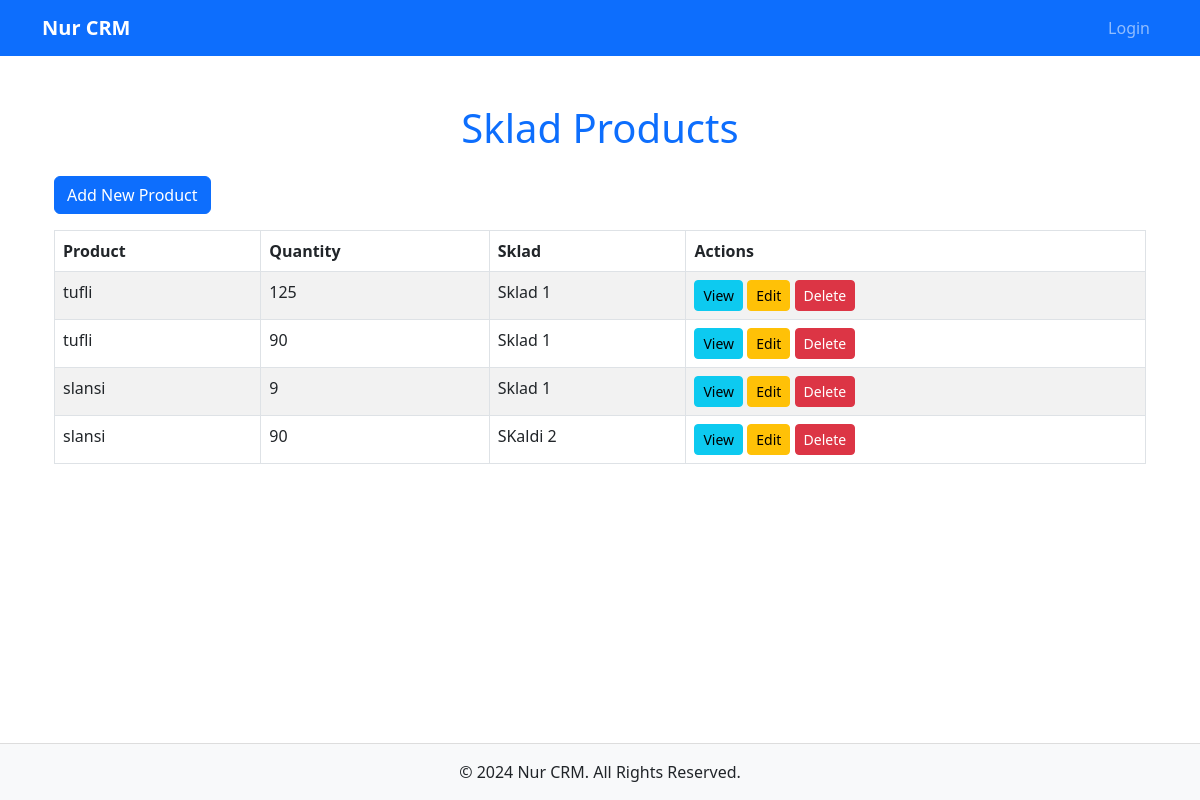
The page /nur/sklad-products/ on the database its author committed.
### Nur/models.py (models this page shows, shortened)
class SkladProduct(models.Model):
    sklad = models.ForeignKey("Nur.Sklad", on_delete=models.CASCADE, related_name="sklad_products")
    product = models.ForeignKey("Nur.Product", on_delete=models.CASCADE, related_name="sklad_products")
    quantity = models.PositiveIntegerField(default=0)
    is_active = models.BooleanField(default=True)

class Product(models.Model):
    user = models.ForeignKey("Nur.CustomUser", on_delete=models.CASCADE)
    category = models.ForeignKey("Nur.Category", on_delete=models.CASCADE, related_name="products")
    title = models.CharField(max_length=50, null=True, blank=True)
    index = models.CharField(max_length=50, unique=True, db_index=True, help_text="Unique identifier for the product")
    colour = models.ForeignKey("Nur.Colour", on_delete=models.CASCADE, related_name="products")
    price = models.DecimalField(max_digits=15, decimal_places=2, help_text="Current product price")
    cost_price = models.DecimalField(max_digits=15, decimal_places=2, help_text="Product cost price")  # Add this field
    up_to = models.DecimalField(max_digits=15, decimal_places=2, validators=[MinValueValidator(0)], help_text="Maximum quantity available")
    sold = models.DecimalField(max_digits=15, decimal_places=2, validators=[MinValueValidator(0)], help_text="Total quantity sold")
    created_at = models.DateTimeField(auto_now_add=True)
    updated_at = models.DateTimeField(auto_now=True)
    is_active = models.BooleanField(default=True)

class Sklad(models.Model):
    name = models.CharField(max_length=50)
    location = models.CharField(max_length=50)
    is_active = models.BooleanField(default=True)

### Nur/views.py (the view)
# urls.py: path('sklad-products/', SkladProductListView.as_view(), name='sklad-product-list'),
class SkladProductListView(generic.ListView):
    model = SkladProduct
    template_name = 'skladproduct/sklad_product_list.html'
    context_object_name = 'sklad_products'

### templates/skladproduct/sklad_product_list.html (shortened to what this page needs)
{% extends 'main/base.html' %}
{% block content %}
    <div class="container mt-4">
        <h1 class="text-center text-primary mb-4">Sklad Products</h1>
        <a href="{% url 'sklad-product-create' %}" class="btn btn-primary mb-3"> Add New Product</a>
        <div class="table-responsive">
            <table class="table table-bordered table-striped table-hover">
                <thead class="thead-dark">
                    <tr>
                        <th>Product</th>
                        <th>Quantity</th>
                        <th>Sklad</th>
                        <th>Actions</th>
                    </tr>
                </thead>
                <tbody>
                    {% for sklad_product in sklad_products %}
                        <tr>
                            <td>{{ sklad_product.product.title }}</td>
                            <td>{{ sklad_product.quantity }}</td>
                            <td>{{ sklad_product.sklad.name }}</td>
                            <td>
                                <a href="{% url 'sklad-product-detail' sklad_product.id %}" class="btn btn-info btn-sm">
                                     View
                                </a>
                                <a href="{% url 'sklad-product-update' sklad_product.id %}" class="btn btn-warning btn-sm">
                                     Edit
                                </a>
                                <a href="{% url 'sklad-product-delete' sklad_product.id %}" class="btn btn-danger btn-sm">
                                     Delete
                                </a>
                            </td>
                        </tr>
                    {% endfor %}
                </tbody>
            </table>
        </div>
    </div>
{% endblock %}

### templates/main/base.html (style rules this page uses)
body { padding-top: 56px; min-height: 100vh; display: flex; flex-direction: column; }

### rows shown on the page
SkladProduct: product "tufli", quantity "125", sklad.name "Sklad 1"
SkladProduct: product "tufli", quantity "90", sklad.name "Sklad 1"
SkladProduct: product "slansi", quantity "9", sklad.name "Sklad 1"
SkladProduct: product "slansi", quantity "90", sklad.name "SKaldi 2"
